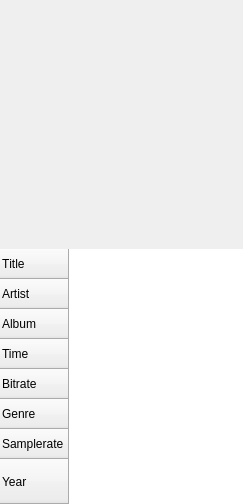
<?xml version="1.0" encoding="UTF-8"?>
<ui version="4.0">
 <class>music_properties</class>
 <widget class="QWidget" name="music_properties">
  <property name="geometry">
   <rect>
    <x>0</x>
    <y>0</y>
    <width>243</width>
    <height>504</height>
   </rect>
  </property>
  <property name="maximumSize">
   <size>
    <width>243</width>
    <height>16777215</height>
   </size>
  </property>
  <property name="windowTitle">
   <string>Form</string>
  </property>
  <layout class="QVBoxLayout" name="verticalLayout">
   <property name="leftMargin">
    <number>0</number>
   </property>
   <property name="topMargin">
    <number>0</number>
   </property>
   <property name="rightMargin">
    <number>0</number>
   </property>
   <property name="bottomMargin">
    <number>0</number>
   </property>
   <item>
    <widget class="QLabel" name="label">
     <property name="minimumSize">
      <size>
       <width>243</width>
       <height>243</height>
      </size>
     </property>
     <property name="maximumSize">
      <size>
       <width>243</width>
       <height>243</height>
      </size>
     </property>
     <property name="text">
      <string>&lt;html&gt;&lt;head/&gt;&lt;body&gt;&lt;p align=&quot;center&quot;&gt;&lt;img src=&quot;:/image/disc_cover.png&quot;/&gt;&lt;/p&gt;&lt;/body&gt;&lt;/html&gt;</string>
     </property>
     <property name="scaledContents">
      <bool>true</bool>
     </property>
    </widget>
   </item>
   <item>
    <widget class="QTableWidget" name="tableWidget">
     <property name="frameShape">
      <enum>QFrame::NoFrame</enum>
     </property>
     <property name="lineWidth">
      <number>0</number>
     </property>
     <property name="midLineWidth">
      <number>0</number>
     </property>
     <property name="horizontalScrollBarPolicy">
      <enum>Qt::ScrollBarAsNeeded</enum>
     </property>
     <property name="editTriggers">
      <set>QAbstractItemView::NoEditTriggers</set>
     </property>
     <property name="selectionMode">
      <enum>QAbstractItemView::ExtendedSelection</enum>
     </property>
     <property name="selectionBehavior">
      <enum>QAbstractItemView::SelectRows</enum>
     </property>
     <property name="showGrid">
      <bool>false</bool>
     </property>
     <property name="gridStyle">
      <enum>Qt::SolidLine</enum>
     </property>
     <property name="cornerButtonEnabled">
      <bool>true</bool>
     </property>
     <property name="rowCount">
      <number>8</number>
     </property>
     <property name="columnCount">
      <number>1</number>
     </property>
     <attribute name="horizontalHeaderVisible">
      <bool>false</bool>
     </attribute>
     <attribute name="horizontalHeaderStretchLastSection">
      <bool>true</bool>
     </attribute>
     <attribute name="verticalHeaderVisible">
      <bool>true</bool>
     </attribute>
     <attribute name="verticalHeaderCascadingSectionResizes">
      <bool>false</bool>
     </attribute>
     <attribute name="verticalHeaderHighlightSections">
      <bool>true</bool>
     </attribute>
     <attribute name="verticalHeaderShowSortIndicator" stdset="0">
      <bool>false</bool>
     </attribute>
     <attribute name="verticalHeaderStretchLastSection">
      <bool>true</bool>
     </attribute>
     <row>
      <property name="text">
       <string>Title</string>
      </property>
      <property name="font">
       <font>
        <kerning>false</kerning>
       </font>
      </property>
     </row>
     <row>
      <property name="text">
       <string>Artist</string>
      </property>
     </row>
     <row>
      <property name="text">
       <string>Album</string>
      </property>
     </row>
     <row>
      <property name="text">
       <string>Time</string>
      </property>
     </row>
     <row>
      <property name="text">
       <string>Bitrate</string>
      </property>
     </row>
     <row>
      <property name="text">
       <string>Genre</string>
      </property>
     </row>
     <row>
      <property name="text">
       <string>Samplerate</string>
      </property>
     </row>
     <row>
      <property name="text">
       <string>Year</string>
      </property>
     </row>
     <column/>
     <item row="0" column="0">
      <property name="font">
       <font>
        <pointsize>9</pointsize>
       </font>
      </property>
     </item>
    </widget>
   </item>
  </layout>
 </widget>
 <resources/>
 <connections/>
</ui>
